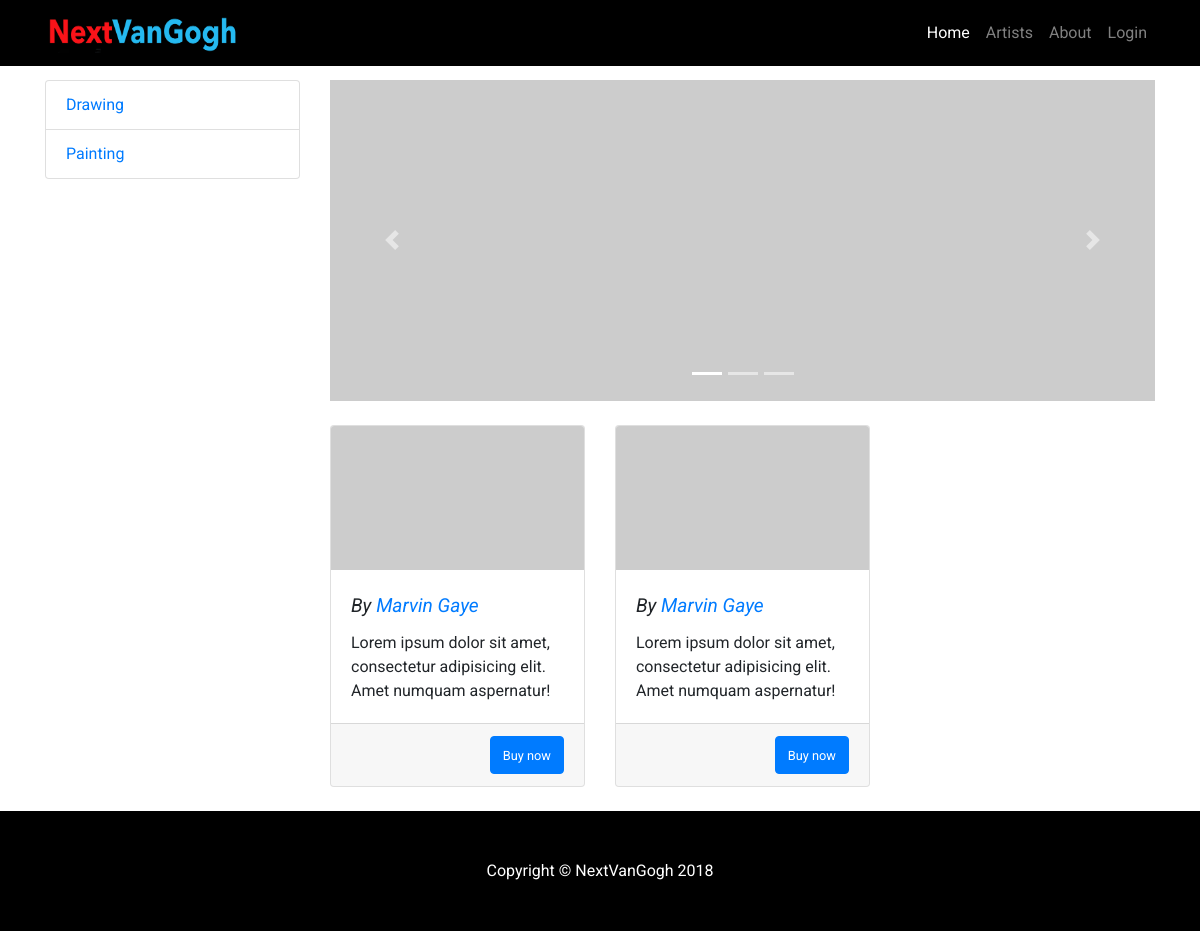
Before: / with the older database file.
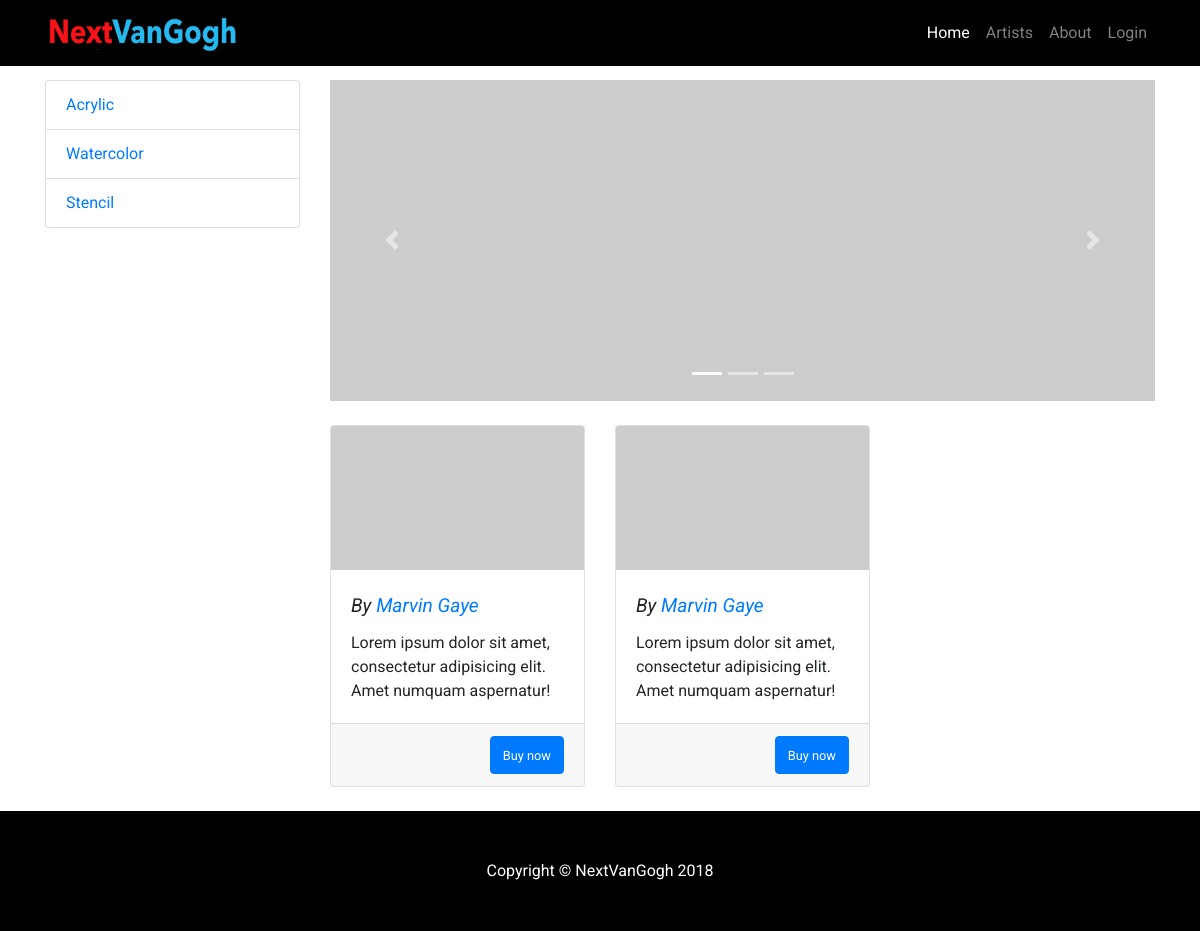
After: the same page with the newer database file.
### tables this page shows
CREATE TABLE "ArtTypes" (
	`Id`	INTEGER NOT NULL PRIMARY KEY AUTOINCREMENT UNIQUE,
	`Type`	TEXT NOT NULL UNIQUE
);

CREATE TABLE "ArtWorks" (
	`Id`	INTEGER NOT NULL PRIMARY KEY AUTOINCREMENT UNIQUE,
	`ArtistId`	INTEGER NOT NULL,
	`ArtTypeId`	INTEGER NOT NULL,
	`Name`	TEXT NOT NULL,
	`Description`	TEXT,
	`Item`	BLOB,
	FOREIGN KEY(`ArtistId`) REFERENCES `Artists`,
	FOREIGN KEY(`ArtTypeId`) REFERENCES `ArtType`
);

### server.py (the view)
@app.route('/')
def index():
	con = lite.connect('db/nVanGogh.db')
   	con.row_factory = lite.Row
      	cur = con.cursor()
   	cur.execute("SELECT ArtTypes.Type FROM ArtTypes")
   	types = cur.fetchall();
	cur.execute("Select ArtWorks.Id, Artists.UserName from ArtWorks INNER JOIN Artists ON ArtWorks.ArtistId == Artists.Id")
	artWorks = cur.fetchall();
	print(types)
	return render_template('index.html', types = types, artWorks = artWorks)

### templates/index.html (shortened to what this page needs)
<!DOCTYPE html>
<html lang="en">
  <head>
    <link href="../static/bootstrap.min.css" rel="stylesheet">
    <link href="../static/style.css" rel="stylesheet">
  </head>
  <body>
    <nav class="navbar navbar-expand-lg navbar-dark bg-dark fixed-top" style="background-color:#000!important;">
      <div class="container">
        <a class="navbar-brand" href="/"><img src="../static/logo.png" width=200 height=40></a>
        <div class="collapse navbar-collapse" id="navbarResponsive">
          <ul class="navbar-nav ml-auto">
            <li class="nav-item active">
              <a class="nav-link" href="/">Home
              </a>
            </li>
            <li class="nav-item">
              <a class="nav-link" href="#">Artists</a>
            </li>
            <li class="nav-item">
              <a class="nav-link" href="#">About</a>
            </li>
            <li class="nav-item">
              <a class="nav-link" onclick="login()">Login</a>
            </li>
          </ul>
        </div>
      </div>
    </nav>
    <div class="container">
      <div class="row">
        <div class="col-lg-3">
		<div class="list-group">
            		{% for type in types %}
            		<a href="#" class="list-group-item">{{type[0]}}</a>
	         	{% endfor %}
	        </div>
        </div>
        <div class="col-lg-9">
          <div id="carouselExampleIndicators" class="carousel slide my-4" data-ride="carousel">
            <ol class="carousel-indicators">
              <li data-target="#carouselExampleIndicators" data-slide-to="0" class="active"></li>
              <li data-target="#carouselExampleIndicators" data-slide-to="1"></li>
              <li data-target="#carouselExampleIndicators" data-slide-to="2"></li>
            </ol>
            <div class="carousel-inner" role="listbox">
              <div class="carousel-item active">
                <img class="d-block img-fluid" src="http://placehold.it/900x350" alt="First slide">
              </div>
            </div>
            <a class="carousel-control-prev" href="#carouselExampleIndicators" role="button" data-slide="prev">
              <span class="carousel-control-prev-icon" aria-hidden="true"></span>
            </a>
            <a class="carousel-control-next" href="#carouselExampleIndicators" role="button" data-slide="next">
              <span class="carousel-control-next-icon" aria-hidden="true"></span>
            </a>
          </div>
          <div class="row">
            	{% for artWork in artWorks %}
 		     <div class="col-lg-4 col-md-6 mb-4">
              		<div class="card h-100">
                		<a href="#" onclick="openArt()"><img class="card-img-top" src="http://placehold.it/700x400" alt=""></a>
                		<div class="card-body">
                  			<h4 class="card-title"><a href="#">{{artWork[""]}}</a>
                                <small style="font-style:italic;">By <a href="/artist?name=mg">Marvin Gaye</a></small>
                            </h4>
                  			<p class="card-text">Lorem ipsum dolor sit amet, consectetur adipisicing elit. Amet numquam aspernatur!</p>
                		</div>
                		<div class="card-footer">
                            <button class="btn btn-primary" style="float:right;"><small>Buy now</small></button>
                		</div>
              		</div>
            	</div>
	         {% endfor %}
	       </div>
        </div>
      </div>
    </div>
    <footer class="py-5 bg-dark" style="background-color:#000!important;">
      <div class="container">
        <p class="m-0 text-center text-white">Copyright &copy; NextVanGogh 2018</p>
      </div>
    </footer>
  </body>
</html>

### static/style.css (style rules this page uses)
body { padding-top: 54px; font-family: 'Roboto', sans-serif!important; }
.navbar-dark { background-color: #000; }
@media (min-width: 992px) { body { padding-top: 56px; } }

Changed rows visible on the page:
changed ArtTypes: Type "Drawing" → "Acrylic"
changed ArtTypes: Type "Painting" → "Watercolor"
added ArtTypes: Type "Stencil"
